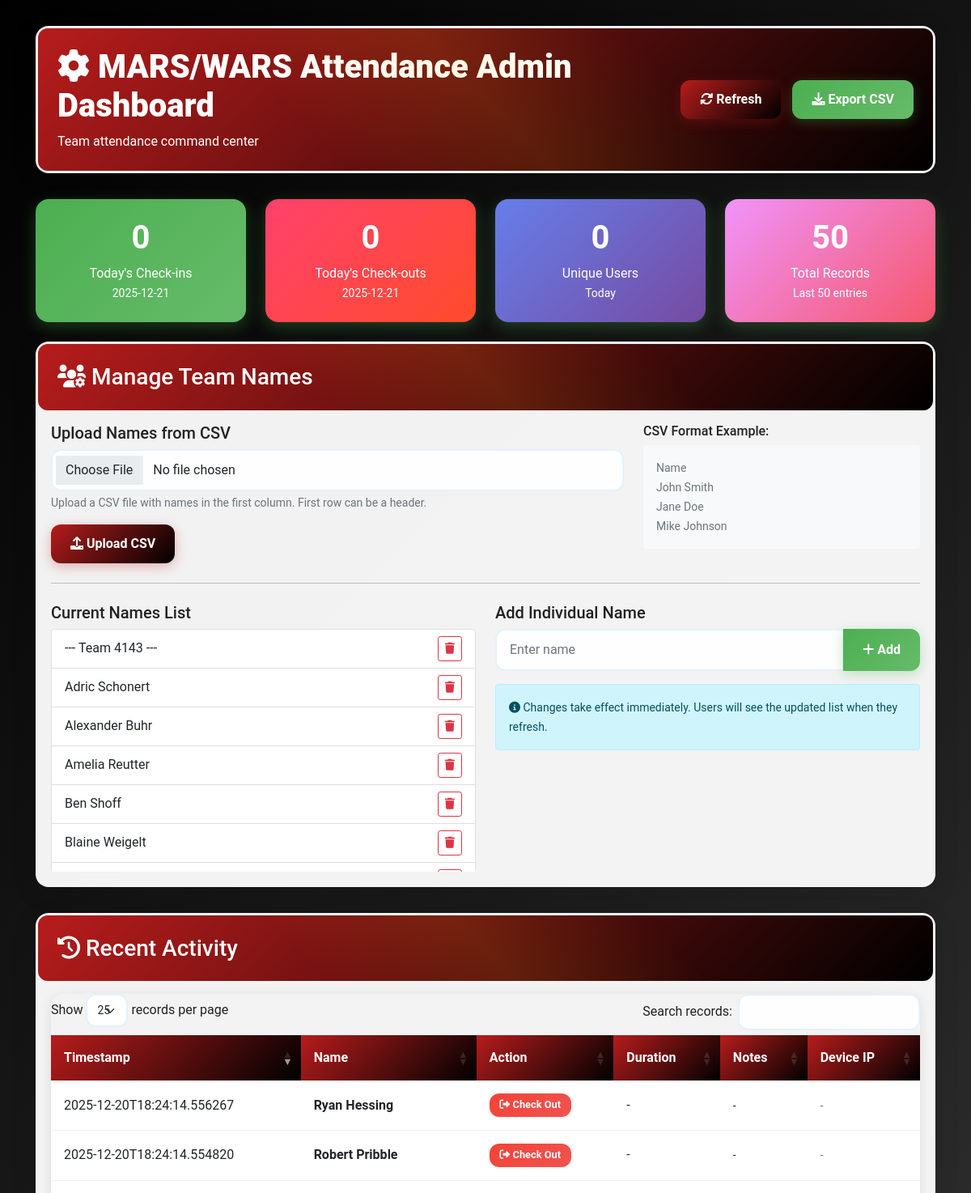
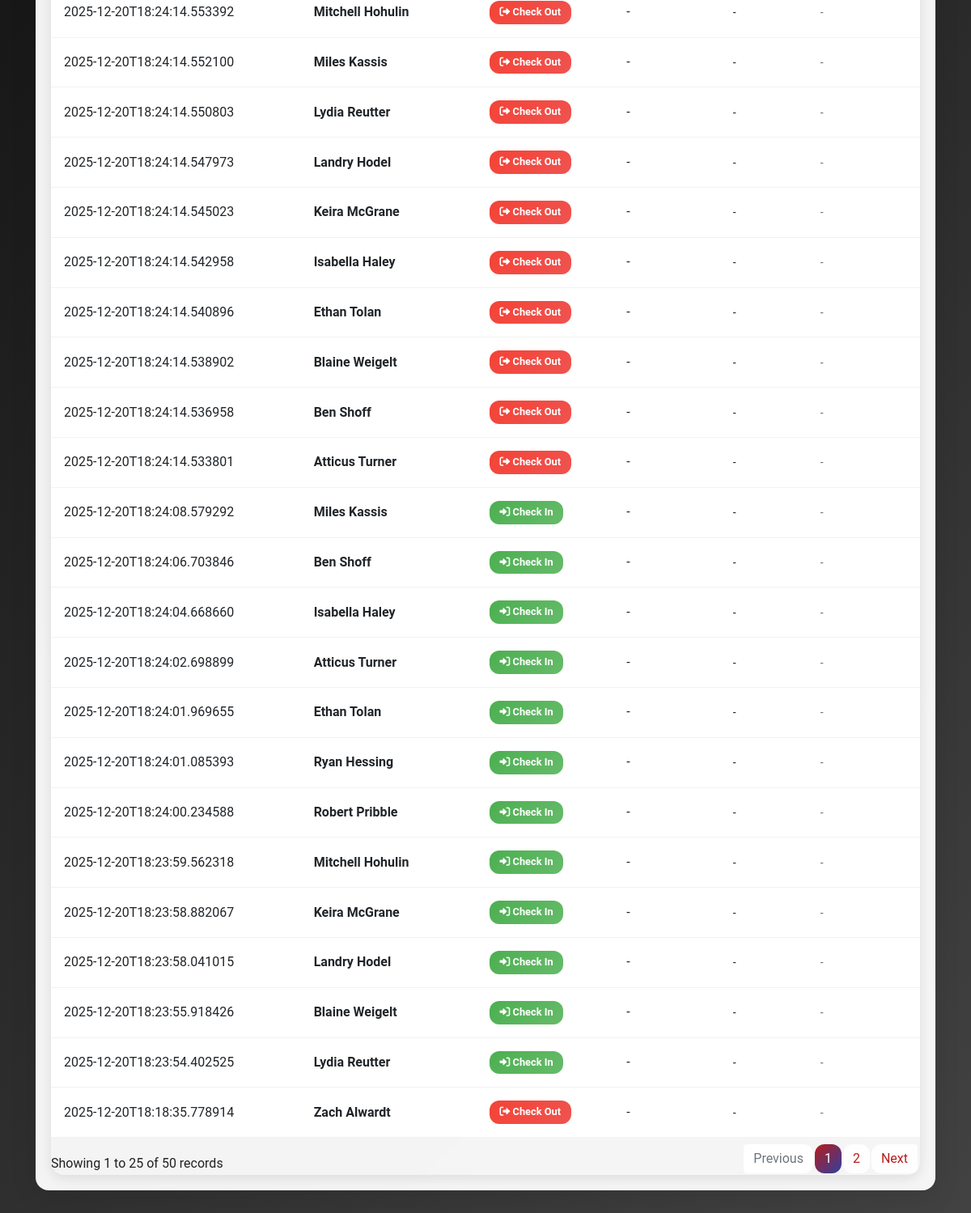
The page /admin on the database its author committed (2 pictures, top to bottom).
### tables this page shows
CREATE TABLE attendance_records (
                    id INTEGER PRIMARY KEY AUTOINCREMENT,
                    timestamp TEXT NOT NULL,
                    name TEXT NOT NULL,
                    action TEXT NOT NULL,
                    duration_hours REAL DEFAULT 0,
                    synced BOOLEAN DEFAULT 0
                );

### app.py (the view)
@app.route('/admin')
def admin():
    records = tracker.get_all_records(50)
    today_summary = tracker.get_daily_summary()
    return render_template('admin.html', records=records, summary=today_summary)

### app.py (called while the page is built)
    def get_all_records(self, limit: int = 100) -> List[Dict]:
        return local_db.get_records(limit=limit)

    def get_daily_summary(self, date: str = None) -> Dict:
        if not date:
            date = datetime.now().strftime('%Y-%m-%d')
        try:
            daily_records = local_db.get_records(date_filter=date)
            summary = {
                'date': date,
                'total_check_ins': sum(1 for r in daily_records if r.get('Action') == 'check-in'),
                'total_check_outs': sum(1 for r in daily_records if r.get('Action') == 'check-out'),
                'unique_users': len(set(r.get('Name') for r in daily_records if r.get('Name'))),
                'records': daily_records
            }
            return summary
        except Exception as e:
            logger.error(f"Error getting daily summary: {e}")
            return {}
            logger.error(f"Error getting daily summary: {e}")
            return {}

### templates/admin.html (shortened to what this page needs)
<!DOCTYPE html>
<html lang="en">
<head>
    <link href="https://cdn.jsdelivr.net/npm/bootstrap@5.1.3/dist/css/bootstrap.min.css" rel="stylesheet">
    <link href="https://cdnjs.cloudflare.com/ajax/libs/font-awesome/6.0.0/css/all.min.css" rel="stylesheet">
    <link href="https://cdn.datatables.net/1.13.7/css/dataTables.bootstrap5.min.css" rel="stylesheet">
</head>
<body>
    <div class="container-fluid">
        <div class="main-container">
            <div class="card">
                <div class="card-header">
                    <div class="row align-items-center">
                        <div class="col">
                            <h1 class="mb-0 admin-title">
                                <i class="fas fa-cog"></i>
                                MARS/WARS Attendance Admin Dashboard
                            </h1>
                            <p class="mb-0 mt-2">Team attendance command center</p>
                        </div>
                        <div class="col-auto">
                            <button class="btn refresh-btn" onclick="refreshData()">
                                <i class="fas fa-sync-alt"></i> Refresh
                            </button>
                            <button class="btn export-btn" onclick="exportToCSV()">
                                <i class="fas fa-download"></i> Export CSV
                            </button>
                        </div>
                    </div>
                </div>
            </div>
            <div class="row g-4 mb-4">
                <div class="col-lg-3 col-md-6">
                    <div class="stats-card">
                        <h3 id="todayCheckIns">{{ summary.total_check_ins or 0 }}</h3>
                        <p class="mb-0">Today's Check-ins</p>
                        <small>{{ summary.date or 'Today' }}</small>
                    </div>
                </div>
                <div class="col-lg-3 col-md-6">
                    <div class="stats-card" style="background: linear-gradient(135deg, #ff416c 0%, #ff4b2b 100%);">
                        <h3 id="todayCheckOuts">{{ summary.total_check_outs or 0 }}</h3>
                        <p class="mb-0">Today's Check-outs</p>
                        <small>{{ summary.date or 'Today' }}</small>
                    </div>
                </div>
                <div class="col-lg-3 col-md-6">
                    <div class="stats-card" style="background: linear-gradient(135deg, #667eea 0%, #764ba2 100%);">
                        <h3 id="uniqueUsers">{{ summary.unique_users or 0 }}</h3>
                        <p class="mb-0">Unique Users</p>
                        <small>Today</small>
                    </div>
                </div>
                <div class="col-lg-3 col-md-6">
                    <div class="stats-card" style="background: linear-gradient(135deg, #f093fb 0%, #f5576c 100%);">
                        <h3 id="totalRecords">{{ records|length or 0 }}</h3>
                        <p class="mb-0">Total Records</p>
                        <small>Last 50 entries</small>
                    </div>
                </div>
            </div>
            <div class="card">
                <div class="card-header">
                    <h3 class="mb-0">
                        <i class="fas fa-users-cog"></i>
                        Manage Team Names
                    </h3>
                </div>
                <div class="card-body">
                    <div class="row">
                        <div class="col-md-8">
                            <h5>Upload Names from CSV</h5>
                            <div class="mb-3">
                                <input type="file" class="form-control" id="csvFileInput" accept=".csv" />
                                <div class="form-text">
                                    Upload a CSV file with names in the first column. First row can be a header.
                                </div>
                            </div>
                            <button class="btn btn-primary" onclick="uploadCSV()">
                                <i class="fas fa-upload"></i> Upload CSV
                            </button>
                        </div>
                        <div class="col-md-4">
                            <h6>CSV Format Example:</h6>
                            <div class="bg-light p-3 rounded">
                                <small class="text-muted">
                                    Name<br>
                                    John Smith<br>
                                    Jane Doe<br>
                                    Mike Johnson
                                </small>
                            </div>
                        </div>
                    </div>
                    <hr class="my-4">
                    <div class="row">
                        <div class="col-md-6">
                            <h5>Current Names List</h5>
                            <div id="currentNamesList" class="list-group" style="max-height: 300px; overflow-y: auto;">
                            </div>
                        </div>
                        <div class="col-md-6">
                            <h5>Add Individual Name</h5>
                            <div class="input-group mb-3">
                                <input type="text" class="form-control" id="newNameInput" placeholder="Enter name">
                                <button class="btn btn-success" onclick="addName()">
                                    <i class="fas fa-plus"></i> Add
                                </button>
                            </div>
                            <div class="alert alert-info">
                                <small>
                                    <i class="fas fa-info-circle"></i>
                                    Changes take effect immediately. Users will see the updated list when they refresh.
                                </small>
                            </div>
                        </div>
                    </div>
                </div>
            </div>
            <div class="card">
                <div class="card-header">
                    <h3 class="mb-0">
                        <i class="fas fa-history"></i>
                        Recent Activity
                    </h3>
                </div>
                <div class="card-body">
                    <div class="table-responsive">
                        <table id="attendanceTable" class="table table-hover">
                            <thead>
                                <tr>
                                    <th>Timestamp</th>
                                    <th>Name</th>
                                    <th>Action</th>
                                    <th>Duration</th>
                                    <th>Notes</th>
                                    <th>Device IP</th>
                                </tr>
                            </thead>
                            <tbody>
                                {% for record in records %}
                                <tr>
                                    <td>{{ record['Timestamp'] or record.get('timestamp', '-') }}</td>
                                    <td>
                                        <strong>{{ record['Name'] or record.get('name', '-') }}</strong>
                                    </td>
                                    <td>
                                        {% if record['Action'] == 'check-in' or record.get('action') == 'check-in' %}
                                            <span class="badge badge-check-in">
                                                <i class="fas fa-sign-in-alt"></i> Check In
                                            </span>
                                        {% elif record['Action'] == 'check-out' or record.get('action') == 'check-out' %}
                                            <span class="badge badge-check-out">
                                                <i class="fas fa-sign-out-alt"></i> Check Out
                                            </span>
                                        {% else %}
                                            <span class="badge bg-secondary">
                                                {{ record['Action'] or record.get('action', '-') }}
                                            </span>
                                        {% endif %}
                                    </td>
                                    <td>
                                        {% if record.get('Duration (hours)') or record.get('duration') %}
                                            <strong>{{ record.get('Duration (hours)') or record.get('duration') }}h</strong>
                                        {% else %}
                                            -
                                        {% endif %}
                                    </td>
                                    <td>
                                        <small>{{ record['Notes'] or record.get('notes', '-') }}</small>
                                    </td>
                                    <td>
                                        <small class="text-muted">{{ record['Device IP'] or record.get('device_ip', '-') }}</small>
                                    </td>
                                </tr>
                                {% endfor %}
                            </tbody>
                        </table>
                    </div>
                </div>
            </div>
        </div>
    </div>
</body>
</html>

### templates/admin.html (style rules this page uses)
:root { --primary-color: #b71c1c; --secondary-color: #d32f2f; --accent-color: #ff5252; --background-gradient: linear-gradient(135deg, #000000 0%, #212121 50%, #424242 100%); --card-bg: rgba(255, 255, 255, 0.95); --text-dark: #212121; --text-light: #ffffff; --success-color: #4caf50; --danger-color: #f44336; --warning-color: #ff9800; --black-accent: #000000; }
body { background: var(--background-gradient); min-height: 100vh; font-family: 'Roboto', 'Segoe UI', Tahoma, Geneva, Verdana, sans-serif; color: var(--text-dark); }
.main-container { margin: 2rem; padding: 0; }
.card { border: none; border-radius: 16px; box-shadow: 0 8px 32px rgba(0,0,0,0.1); backdrop-filter: blur(10px); background: var(--card-bg); margin-bottom: 2rem; border: 1px solid rgba(255,255,255,0.2); padding: 2px; }
.card-header { background: linear-gradient(135deg, var(--primary-color) 0%, var(--black-accent) 100%); color: var(--text-light); border-radius: 12px 12px 12px 12px !important; border: none; padding: 1.5rem; position: relative; overflow: hidden; }
.card-header::before { content: ''; position: absolute; top: 0; left: 0; right: 0; bottom: 0; background: linear-gradient(45deg, transparent 30%, rgba(255,193,7,0.1) 50%, transparent 70%); animation: shine 3s infinite; }
.stats-card { background: linear-gradient(135deg, var(--success-color) 0%, #66bb6a 100%); color: var(--text-light); border-radius: 16px; padding: 1.5rem; text-align: center; height: 100%; box-shadow: 0 6px 20px rgba(76, 175, 80, 0.3); transition: all 0.3s ease; }
.stats-card h3 { font-size: 2.5rem; font-weight: bold; margin-bottom: 0.5rem; }
.table-responsive { border-radius: 16px; overflow: hidden; box-shadow: 0 4px 15px rgba(0,0,0,0.1); }
.table th { background: linear-gradient(135deg, var(--primary-color) 0%, var(--black-accent) 100%); color: var(--text-light); border: none; font-weight: 600; padding: 1rem; }
.table td { vertical-align: middle; border-color: rgba(0,0,0,0.05); padding: 1rem; background: white; }
.badge { font-size: 0.8rem; padding: 0.5rem 0.8rem; border-radius: 12px; font-weight: 600; }
.badge-check-in { background: linear-gradient(135deg, var(--success-color) 0%, #66bb6a 100%); color: var(--text-light); }
.badge-check-out { background: linear-gradient(135deg, var(--danger-color) 0%, #ef5350 100%); color: var(--text-light); }
.refresh-btn { background: linear-gradient(135deg, var(--primary-color) 0%, var(--black-accent) 100%); border: none; border-radius: 12px; padding: 12px 24px; color: var(--text-light); font-weight: 600; transition: all 0.3s ease; box-shadow: 0 4px 15px rgba(183, 28, 28, 0.3); }
.export-btn { background: linear-gradient(135deg, var(--success-color) 0%, #66bb6a 100%); border: none; border-radius: 12px; padding: 12px 24px; color: var(--text-light); font-weight: 600; transition: all 0.3s ease; margin-left: 10px; box-shadow: 0 4px 15px rgba(76, 175, 80, 0.3); }
.btn-primary { background: linear-gradient(135deg, var(--primary-color) 0%, var(--black-accent) 100%); border: none; border-radius: 12px; padding: 12px 24px; font-weight: 600; transition: all 0.3s ease; box-shadow: 0 4px 15px rgba(183, 28, 28, 0.3); }
.btn-success { background: linear-gradient(135deg, var(--success-color) 0%, #66bb6a 100%); border: none; border-radius: 12px; padding: 12px 24px; font-weight: 600; transition: all 0.3s ease; box-shadow: 0 4px 15px rgba(76, 175, 80, 0.3); }
.form-control { border-radius: 12px; border: 2px solid #e3f2fd; padding: 12px 16px; transition: all 0.3s ease; background: rgba(255,255,255,0.9); }
.admin-title { color: var(--text-light); font-weight: 800; text-shadow: none; }

### rows shown on the page
attendance_records: timestamp "2025-12-20T18:24:14.556267", name "Ryan Hessing", action "check-out" (drawn), record "-"
attendance_records: timestamp "2025-12-20T18:24:14.554820", name "Robert Pribble", action "check-out" (drawn), record "-"
attendance_records: timestamp "2025-12-20T18:24:14.553392", name "Mitchell Hohulin", action "check-out" (drawn), record "-"
attendance_records: timestamp "2025-12-20T18:24:14.552100", name "Miles Kassis", action "check-out" (drawn), record "-"
attendance_records: timestamp "2025-12-20T18:24:14.550803", name "Lydia Reutter", action "check-out" (drawn), record "-"
attendance_records: timestamp "2025-12-20T18:24:14.547973", name "Landry Hodel", action "check-out" (drawn), record "-"
attendance_records: timestamp "2025-12-20T18:24:14.545023", name "Keira McGrane", action "check-out" (drawn), record "-"
attendance_records: timestamp "2025-12-20T18:24:14.542958", name "Isabella Haley", action "check-out" (drawn), record "-"
attendance_records: timestamp "2025-12-20T18:24:14.540896", name "Ethan Tolan", action "check-out" (drawn), record "-"
attendance_records: timestamp "2025-12-20T18:24:14.538902", name "Blaine Weigelt", action "check-out" (drawn), record "-"
attendance_records: timestamp "2025-12-20T18:24:14.536958", name "Ben Shoff", action "check-out" (drawn), record "-"
attendance_records: timestamp "2025-12-20T18:24:14.533801", name "Atticus Turner", action "check-out" (drawn), record "-"
attendance_records: timestamp "2025-12-20T18:24:08.579292", name "Miles Kassis", action "check-in" (drawn), record "-"
attendance_records: timestamp "2025-12-20T18:24:06.703846", name "Ben Shoff", action "check-in" (drawn), record "-"
attendance_records: timestamp "2025-12-20T18:24:04.668660", name "Isabella Haley", action "check-in" (drawn), record "-"
attendance_records: timestamp "2025-12-20T18:24:02.698899", name "Atticus Turner", action "check-in" (drawn), record "-"
attendance_records: timestamp "2025-12-20T18:24:01.969655", name "Ethan Tolan", action "check-in" (drawn), record "-"
attendance_records: timestamp "2025-12-20T18:24:01.085393", name "Ryan Hessing", action "check-in" (drawn), record "-"
attendance_records: timestamp "2025-12-20T18:24:00.234588", name "Robert Pribble", action "check-in" (drawn), record "-"
attendance_records: timestamp "2025-12-20T18:23:59.562318", name "Mitchell Hohulin", action "check-in" (drawn), record "-"
attendance_records: timestamp "2025-12-20T18:23:58.882067", name "Keira McGrane", action "check-in" (drawn), record "-"
attendance_records: timestamp "2025-12-20T18:23:58.041015", name "Landry Hodel", action "check-in" (drawn), record "-"
attendance_records: timestamp "2025-12-20T18:23:55.918426", name "Blaine Weigelt", action "check-in" (drawn), record "-"
attendance_records: timestamp "2025-12-20T18:23:54.402525", name "Lydia Reutter", action "check-in" (drawn), record "-"
attendance_records: timestamp "2025-12-20T18:18:35.778914", name "Zach Alwardt", action "check-out" (drawn), record "-"

### other values the page prints
{{ summary.total_check_ins or 0 }} "0"
{{ summary.date or 'Today' }} "2025-12-21"
{{ summary.total_check_outs or 0 }} "0"
{{ summary.unique_users or 0 }} "0"
{{ records|length or 0 }} "50"
